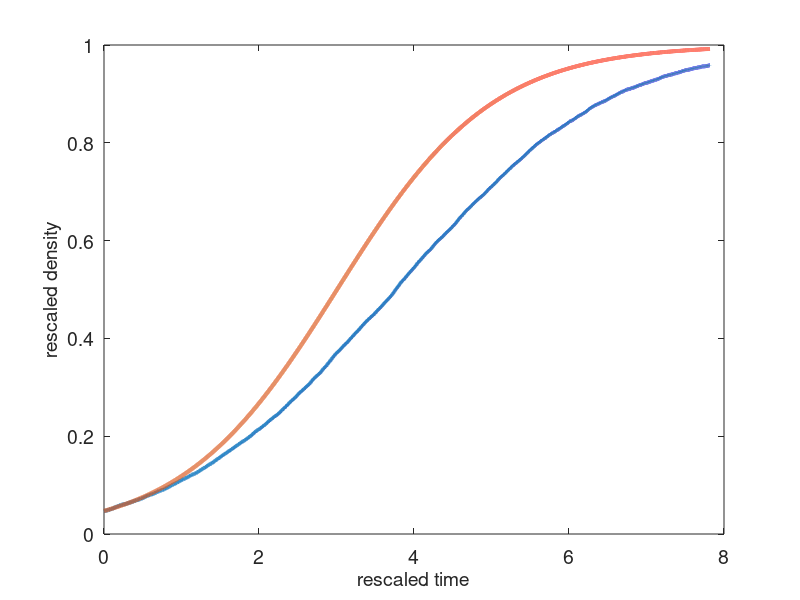

MATLAB code for this plot: (Note: this script raises an error after producing the figure.)
% combination logistic and Runge-Kutta with KSA in 2D
clear all

% Parameters

% lattice dimension
dim = 2;

% length of the side of square
L = 100;

Pm = 1; % transition rate per unit time of moving to another lattice site

Pp = 0.5; % proliferation rate per unit time of giving rise to another agent

Pd = 0; % death rate per unit time

TimeReductionFactor = 4; % when death rate is increase, this has to be increased as well


S = load('gillespie2D_Pp05_Pd0.mat'); % load the data for a particular choice of Pp and Pd, note that L=100 is fixed

figure 

plot(S.save_time,S.save_density,'LineWidth', 3);set(gca,'FontSize',14); % number of cells in the system
%h_legend = legend('1st component','2nd component','Total');
%set(h_legend,'FontSize',14)
xlabel('rescaled time','FontSize',14)
ylabel('rescaled density','FontSize',14)



%%%%%%%%%%%%%%%%
% solution to the corresponding logistic growth equation

%cA0 = Q_initial/L^2; % initial density

cA0_bar = (Pp - Pd)/(Pp)*S.save_cA0;

f = @(t) cA0_bar * exp(t)/(1+cA0_bar*(exp(t)-1)); % solution to the equation 

for i = 1 : length(S.save_time)
       y_log(i) = f(S.save_time(i)); 
end

%%% plot logistic solution 

hold on
plot(S.save_time,y_log,'LineWidth', 3)
xlabel('rescaled time','FontSize',14)
ylabel('rescaled density','FontSize',14)


%%%%%%%%%%%%%%%%%%%%%%%%%
% adding KSA


%cA0 = Q_initial/L^2; % initial density of cells

dt = 0.01; % time step

N = round(S.save_store_time(length(1:round(length(S.save_store_time)/TimeReductionFactor)))/dt); % number of simulations, chosen to be the same as for Gillespie

% Additional parameters

max_rad = sqrt(2*(L/2)^2); % maximal radius that would cover all the lattice
% Initial conditions 

dr = 0.5; % radially approximated at this distance (after distance 5), i.e 5, 5 + dr, 5 + 2dr

numberDer = (round(max_rad) - 5)/dr ; % this is to cound the number of additional derivatives
     
y = zeros(14 + numberDer,1); % 14 fixed derivatives, the rest varying depending on the size of the grid

y(:,1) = S.save_cA0^2 * ones(14+numberDer,1); % initial density of two-point distribution functions 
y(1,1) = S.save_cA0; % initial condition for 1-point distribution function


t = 0; % start time

dt = 0.01; % time step

% 4th order Runge Kutta

for i = 2 : N
    
    t = t + dt;

    k1 = dynamics (t,y(:,i-1),Pm,Pp,Pd,max_rad,dr);
    k2 = dynamics (t+dt/2,y(:,i-1)+dt/2 * k1,Pm,Pp,Pd,max_rad,dr);
    k3 = dynamics (t+dt/2,y(:,i-1)+dt/2 * k2,Pm,Pp,Pd,max_rad,dr);
    k4 = dynamics (t+dt, y(:,i-1) + dt*k3,Pm,Pp,Pd,max_rad,dr);
    y(:,i) = y(:,i-1) + dt/6 * (k1 + 2*k2 + 2*k3 + k4);  
    
    store_time_Runge(i) = t;
end


rescaled_time = (Pp-Pd)*store_time_Runge; % rescale time to allow parameter comparison

y_rescaled = (Pp-Pd)/Pp * y;


hold on
plot(rescaled_time,y_rescaled(1,:),'LineWidth', 3)
h_legend = legend('Gillespie 2D','Logistic growth','KSA');
set(h_legend,'FontSize',14)
xlabel('rescaled time','FontSize',14)
ylabel('rescaled density','FontSize',14)
title(['L = ' num2str(L) ', P_m = ' num2str(Pm) ', P_p = ' num2str(Pp) ', P_d = ' num2str(Pd) ' '],'FontSize',14)
set(gca,'linewidth',3)
set(gca,'FontWeight','bold')
set(gca,'FontSize',24)






function deriv = dynamics(t,y,Pm,Pp,Pd,max_rad,dr)
    
    

    numberDer = (round(max_rad) - 5)/dr ; % this is to cound the number of additional derivatives
     
    deriv = zeros(14 + numberDer,1);

    deriv(1) = (Pp*(y(1)-y(2)) - Pd *y(1)); % dynamics of one-point distribution function
    
    deriv(2) = (Pm*0.5* (y(4) + 2 * y(3) - 3* y(2)) - 2 * Pd*y(2) + ...
        Pp * 0.5 * (y(1) - y(2)) + 0.5 * Pp * (y(3) + y(4)) *(y(1) - y(2))^2 /(y(1)^2*(1-y(1)))); % distance 1
    
    deriv(3) = 0.5 * Pm * (y(2) + y(5) + y(2) + y(5) - 4*y(3)) - ...
        2 * Pd * y(3) + 0.5 * Pp * (y(1) - y(3))* (y(1) - y(2))*(y(2)+y(5)+y(2)+ y(5))/(y(1)^2*(1-y(1))); % distance srt(2)
    
    deriv(4) = 0.5 * Pm * (y(7) + y(2) + y(5) + y(5) - 4*y(4)) - ...
        2 * Pd * y(4) + 0.5 * Pp * (y(1) - y(4))* (y(1) - y(2))*(y(7)+y(2)+y(5)+ y(5))/(y(1)^2*(1-y(1))); % distance 2
    
    deriv(5) = 0.5 * Pm * (y(8) + y(3) + y(6) + y(4) - 4*y(5)) - ...
        2 * Pd * y(5) + 0.5 * Pp * (y(1) - y(5))* (y(1) - y(2))*(y(8)+y(3)+y(6)+ y(4))/(y(1)^2*(1-y(1))); % distance sqrt(5)
    
    deriv(6) = 0.5 * Pm * (y(9) + y(5) + y(9) + y(5) - 4*y(6)) - ...
        2 * Pd * y(6) + 0.5 * Pp * (y(1) - y(6))* (y(1) - y(2))*(y(9)+y(5)+y(9)+ y(5))/(y(1)^2*(1-y(1))); % distance sqrt(8)
    
    deriv(7) = 0.5 * Pm * (y(10) + y(4) + y(8) + y(8) - 4*y(7)) - ...
        2 * Pd * y(7) + 0.5 * Pp * (y(1) - y(7))* (y(1) - y(2))*(y(10)+y(4)+y(8)+ y(8))/(y(1)^2*(1-y(1))); % distance 3     
    
    deriv(8) = 0.5 * Pm * (y(11) + y(9) + y(5) + y(7) - 4*y(8)) - ...
        2 * Pd * y(8) + 0.5 * Pp * (y(1) - y(8))* (y(1) - y(2))*(y(11)+y(9)+y(5)+ y(7))/(y(1)^2*(1-y(1)));
    
    deriv(9) = 0.5 * Pm * (y(12) + y(8) + y(6) + y(13) - 4*y(9)) - ...
        2 * Pd * y(9) + 0.5 * Pp * (y(1) - y(9))* (y(1) - y(2))*(y(12)+y(8)+y(6)+ y(13))/(y(1)^2*(1-y(1)));   
    
    deriv(10) = 0.5 * Pm * (y(7) + y(14) + y(11) + y(11) - 4*y(10)) - ...
        2 * Pd * y(10) + 0.5 * Pp * (y(1) - y(10))* (y(1) - y(2))*(y(7)+y(14)+y(11)+ y(11))/(y(1)^2*(1-y(1)));
    
    deriv(11) = 0.5 * Pm * (y(13) + y(10) + y(8) + y(15) - 4*y(11)) - ...
        2 * Pd * y(11) + 0.5 * Pp * (y(1) - y(11))* (y(1) - y(2))*(y(13)+y(10)+y(8)+ y(15))/(y(1)^2*(1-y(1)));
        
    deriv(12) = 0.5 * Pm * (y(9) + y(9) + y(14) + y(14) - 4*y(12)) - ...
        2 * Pd * y(12) + 0.5 * Pp * (y(1) - y(12))* (y(1) - y(2))*(y(9)+y(9)+y(14)+ y(14))/(y(1)^2*(1-y(1)));  
    
    deriv(13) = 0.5 * Pm * (y(11) + y(14) + y(9) + y(15) - 4*y(13)) - ...
        2 * Pd * y(13) + 0.5 * Pp * (y(1) - y(13))* (y(1) - y(2))*(y(11)+y(14)+y(9)+ y(15))/(y(1)^2*(1-y(1))); % distance sqrt(20)
    
    
    %%%% If dr =0.5 fixed, I will not vary it, then
    
    deriv(14) = 0.5 * Pm * (y(13) + y(12) + y(16) + y(16) - 4*y(14)) - ...
        2 * Pd * y(14) + 0.5 * Pp * (y(1) - y(14))* (y(1) - y(2))*(y(13)+y(12)+y(16)+ y(16))/(y(1)^2*(1-y(1))); % distance 5
    
    
    %%%% be careful because actually y(16) depend on dr    FALSE!!!!!!!!!
%     if sqrt(32) < 5 + dr && sqrt(34) < 5 +dr
%     deriv(14) = 0.5 * Pm * (y(13) + y(12) + y(15) + y(15) - 4*y(14)) - ...
%         2 * Pd * y(14) + 0.5 * Pp * (y(1) - y(14))* (y(1) - y(2))*(y(13)+y(12)+y(15)+ y(15))/(y(1)^2*(1-y(1)));
%     elseif  sqrt(32) > 5 +dr
%     deriv(14) = 0.5 * Pm * (y(13) + y(12) + y(16) + y(16) - 4*y(14)) - ...
%         2 * Pd * y(14) + 0.5 * Pp * (y(1) - y(14))* (y(1) - y(2))*(y(13)+y(12)+y(16)+ y(16))/(y(1)^2*(1-y(1)));
%     else 
%     deriv(14) = 0.5 * Pm * (y(13) + y(12) + y(15) + y(16) - 4*y(14)) - ...
%         2 * Pd * y(14) + 0.5 * Pp * (y(1) - y(14))* (y(1) - y(2))*(y(13)+y(12)+y(15)+ y(16))/(y(1)^2*(1-y(1)));       
%     end       
    % now the distance is more than 5, so all will be approximated
    % uniformly 
    
   
    
    current_radius = 5;
    
    i = 15; % will start considering regular grid from this derivative
    
    % update derivatives until 1 before maximal radius
    while current_radius +dr < max_rad -dr % this is very approximate
        
        current_radius = current_radius + dr; % increase radius by dr
        
        deriv(i) = Pm * (y(i-1)+ y(i+1) - 2 *y(i))/dr^2 + 1/current_radius * (y(i+1) - y(i-1))/(2*dr) ...
            - 2 * Pd * y(i) + Pp * (y(1) - y(i))* (y(1) - y(2))*(y(i+1)+ y(i-1))/(y(1)^2*(1-y(1)));
        
        i = i+1;
    end
    
    last = 14 + numberDer;
    %periodic boundary conditions
    deriv(last) =  Pm * (y(last-1)+ y(2) - 2 *y(last))/dr^2 + 1/current_radius * (y(2) - y(last-1))/(2*dr) ...
            - 2 * Pd * y(last) + Pp * (y(1) - y(last))* (y(1) - y(2))*(y(2)+ y(last-1))/(y(1)^2*(1-y(1)));
    
end



